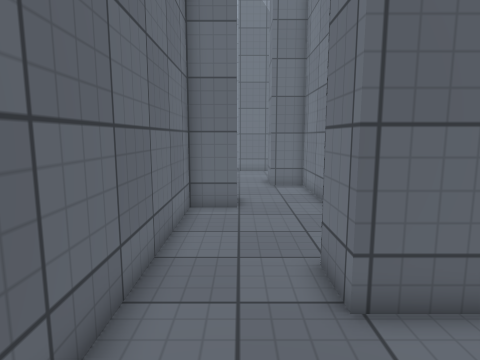
View 1 (above)

24 first-person views from a walk through a scene from a Unity 3-D project. The camera is 1.4 m above the floor, tilts 8° down and sees 75° across. The floor is counted in squares, 0.5 m on a side. Each view is taken from the middle of a square. On the plan, view 1 faces up. The plan holds only what a view shows up to about 20 squares ahead; the rest is blank. The place goes on beyond the plan. Surface patterns are stand-ins for the level's own textures.

View 2
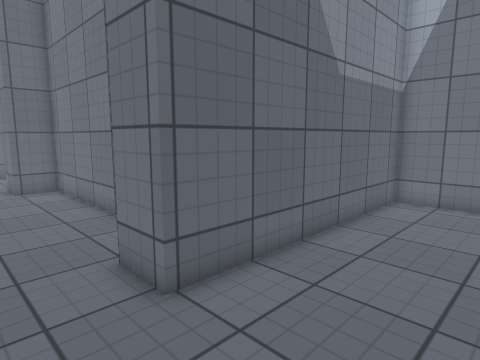

View 3
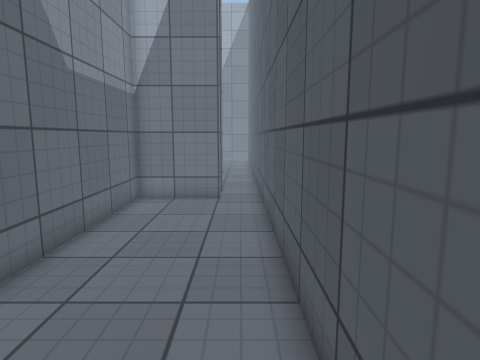

View 4
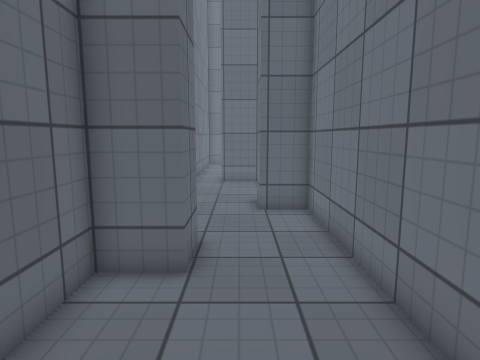

View 5
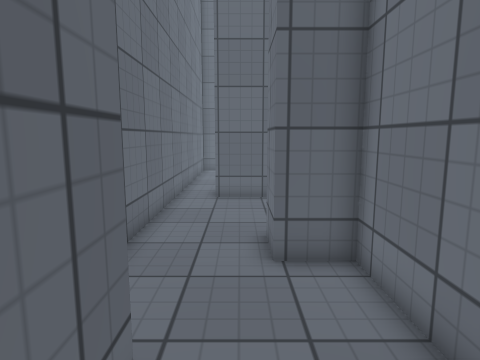

View 6
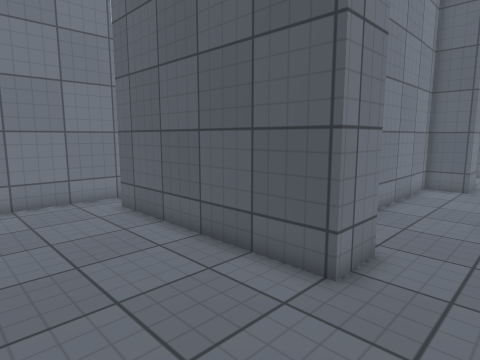

View 7
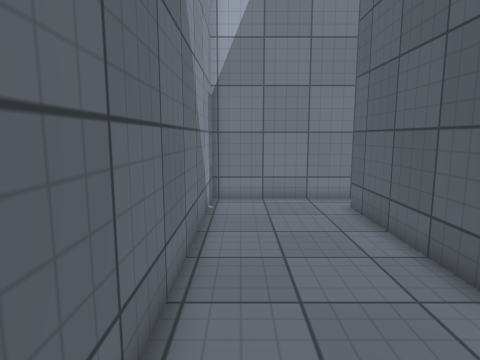

View 8
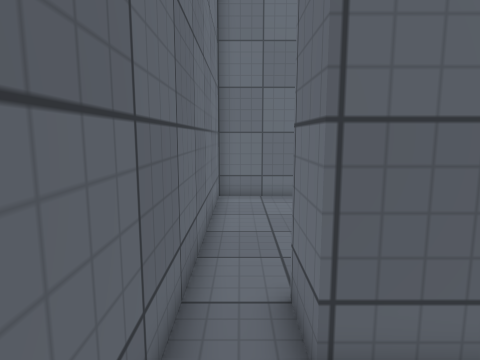

View 9
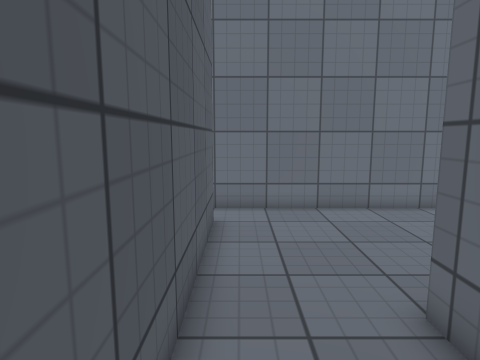

View 10
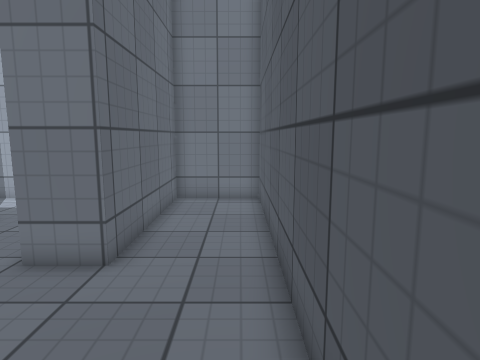

View 11
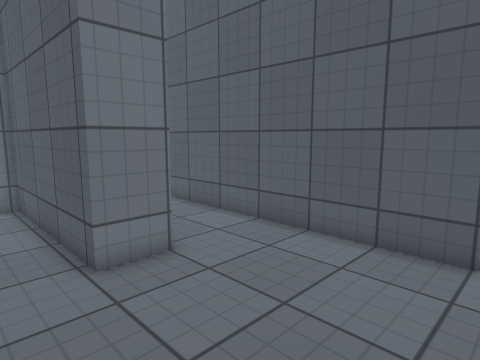

View 12
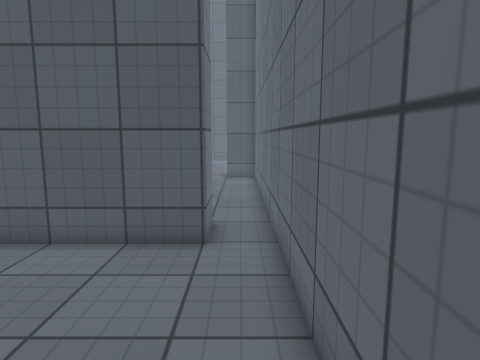

View 13
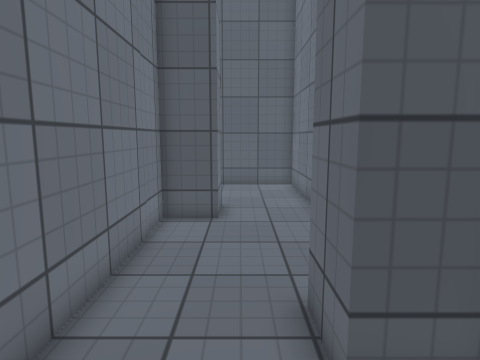

View 14
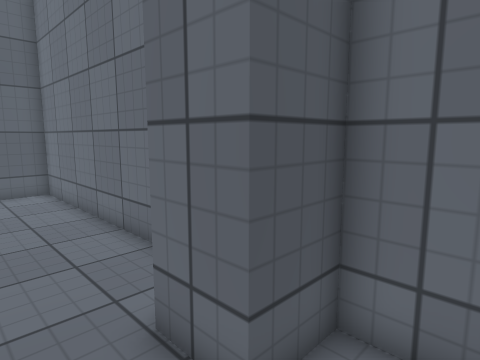

View 15
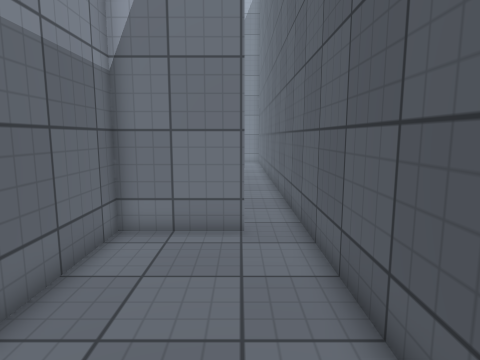

View 16
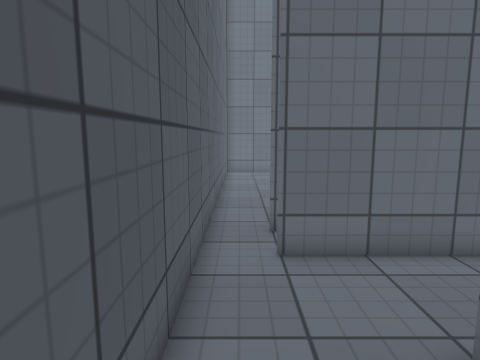

View 17
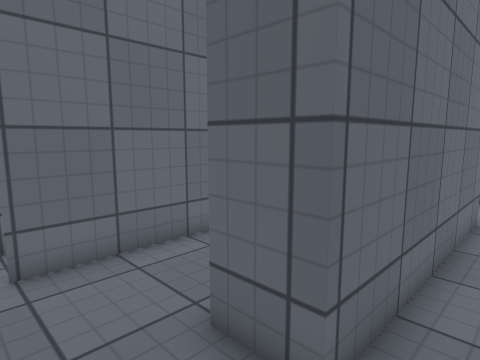

View 18
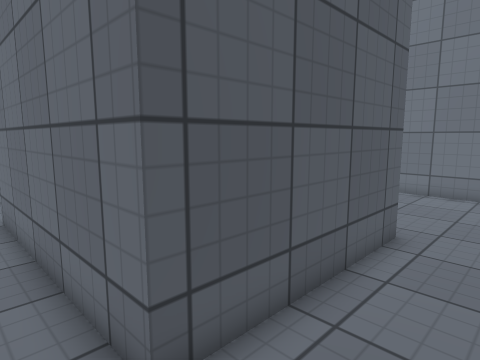

View 19
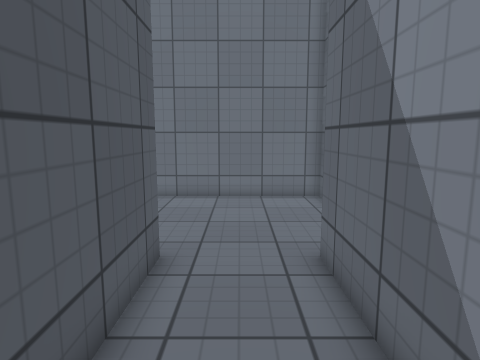

View 20
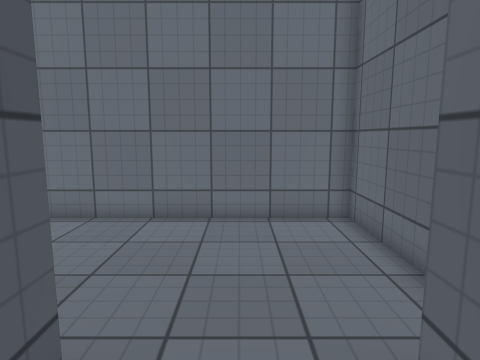

View 21
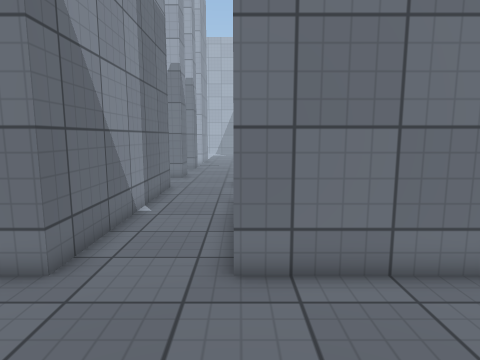

View 22
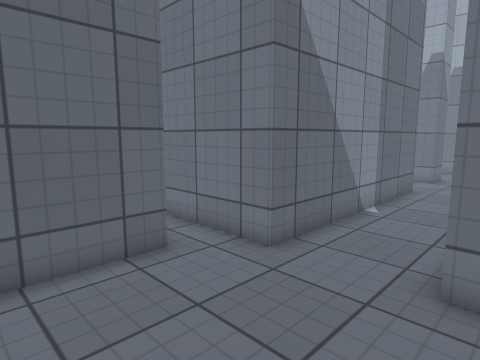

View 23
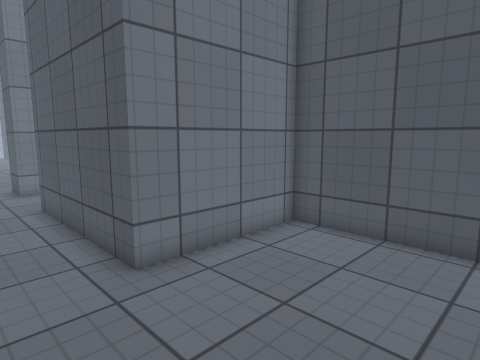

View 24
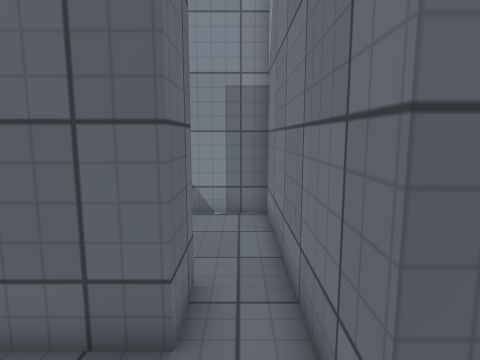

### Floor plan
Points are (right, up) in squares from view 1. A wall is a line through its corners. A room is listed if a view was taken in it or the views show most of it. See-through windows are left out.
Room 1 (views 1, 2, 3, 4, 5, 7, 8, 13, 14, 15)
walls: (13, 17.6) (13, 25.2) (-0.1, 25.2); (-2, 24.5) (-2, 14) (-0.1, 14) (-0.1, 12.1) (-2, 12.1) (-2, -1) (12.5, -1); (13, 0.8) (13, 4.6) (1.8, 4.6) (1.8, 6.5) (3.6, 6.5) (3.6, 17.7) (1.8, 17.7) (1.8, 19.6) (11.1, 19.6) (11.1, 17.7)
ways out: opening at (-1, 24) to room 2; opening at (12, 18) to room 3; opening at (13, 0) to room 4
Room 2 (views 6, 9, 10, 11, 12)
walls: (-1, 36.5) (-2, 36.5) (-2, 24.5); (-0.1, 25.2) (-0.1, 27.1) (13, 27.1) (13, 30.9) (5.5, 30.9) (5.5, 32.7) (13, 32.7)
ways out: opening at (-1, 24) to room 1
Room 3 (views 16, 17, 18, 19, 20, 21, 22, 23, 24)
walls: (11.1, 17.7) (5.5, 17.7) (5.5, 7.4); (7.9, 6.5) (13, 6.5) (13, 12.1) (20.5, 12.1) (20.5, 2.8); (22.5, 15.9) (13, 15.9) (13, 17.6); (20.5, -1) (22.5, -1)
ways out: opening at (12, 18) to room 1; opening at (19.5, 1)
Room 4 (no view inside)
walls: (12.5, -1) (14.5, -1)
ways out: opening at (13, 0) to room 1; opening at (15, 0)

Where each view was taken, in squares from view 1:
view 1: 0 up, 0 right, facing up
view 2: 0 up, 1 left, facing up-right
view 3: 0 up, 1 left, facing right
view 4: 6 up, 1 right, facing up
view 5: 11 up, 1 right, facing up
view 6: 25 up, 1 left, facing down-right
view 7: 24 up, 1 left, facing right
view 8: 22 up, 1 left, facing up
view 9: 28 up, 10 right, facing left
view 10: 28 up, 1 left, facing right
view 11: 35 up, 1 left, facing down-right
view 12: 35 up, 1 left, facing down
view 13: 17 up, 1 right, facing down
view 14: 16 up, 2 right, facing down-left
view 15: 1 up, 4 right, facing right
view 16: 0 up, 22 right, facing left
view 17: 0 up, 22 right, facing up-left
view 18: 15 up, 22 right, facing down-left
view 19: 14 up, 20 right, facing left
view 20: 14 up, 16 right, facing left
view 21: 12 up, 7 right, facing right
view 22: 11 up, 7 right, facing up-right
view 23: 15 up, 7 right, facing down-right
view 24: 14 up, 12 right, facing up
